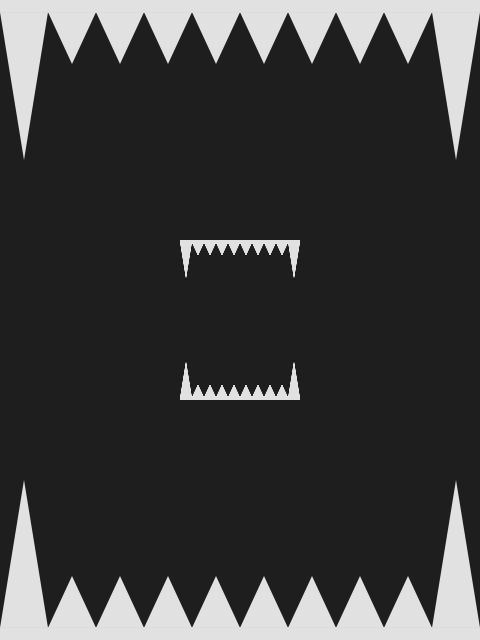
Frame 1 (no input)
Frame 2 (the mouse pressed at the canvas centre, redrawn once): identical to frame 1, image omitted

The Processing sketch that drew this single still picture (run headless with seeded random() and noise(); the mouse was pressed at the canvas centre and the sketch redrawn once):

// Processing sketch: alien
// ── alien.pde
// Manuale di Programmazione Cinematografica
// Daniele Olmisani, 2015

// Alien

final color PAPER = color(30);
final color INK = color(225);

final float TEETH = 10;;

void setup() {
  size(480, 640);
  noLoop();
}

void draw() {
  
  PGraphics g = drawMounth();
  
  image(g, 0, 0);
  scale(0.25);
  image(g, 1.5*width,1.5* height);

  save("alien.png");
}

PGraphics drawMounth() {
  
  PGraphics g = createGraphics(width, height);
  
  g.beginDraw();
  g.background(PAPER);
  g.fill(INK);
  g.noStroke();

  g.scale(g.width/TEETH, g.height/TEETH);
  drawTeeth(g);
  
  g.resetMatrix();
  g.translate(0, g.height);
  g.scale(g.width/TEETH, -g.height/TEETH);
  drawTeeth(g);
  g.endDraw();
  
  return g;
}

void drawTeeth(PGraphics g) {
  g.rect(0, 0, g.width/TEETH, 0.2);
  for(int i=0; i<TEETH; i++) {
     g.triangle(i, 0.19, i+1, 0.19, i+0.5, (i==0 || i==TEETH-1) ? 2.5 : 1);
  }
}
